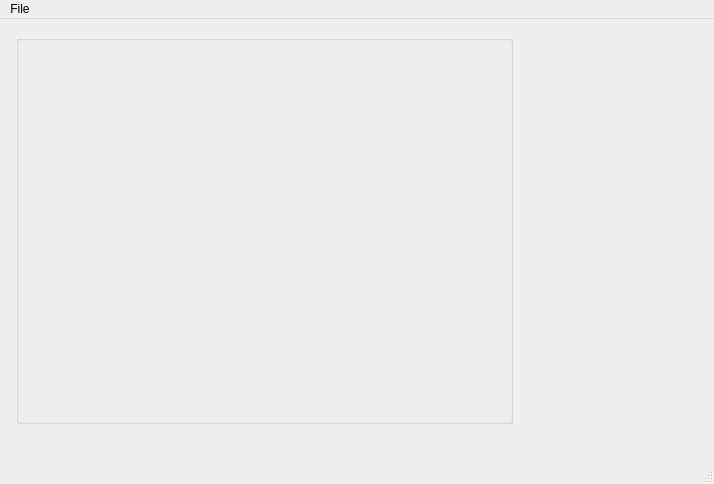
<?xml version="1.0" encoding="UTF-8"?>
<ui version="4.0">
 <class>MainWindow</class>
 <widget class="QMainWindow" name="MainWindow">
  <property name="geometry">
   <rect>
    <x>0</x>
    <y>0</y>
    <width>714</width>
    <height>484</height>
   </rect>
  </property>
  <property name="windowTitle">
   <string>MainWindow</string>
  </property>
  <widget class="QWidget" name="centralwidget">
   <widget class="Knob" name="knob">
    <property name="geometry">
     <rect>
      <x>560</x>
      <y>100</y>
      <width>60</width>
      <height>60</height>
     </rect>
    </property>
    <property name="variable" stdset="0">
     <string>$(P):AO:SC:CH0:POS</string>
    </property>
    <property name="variableSubstitutions" stdset="0">
     <string>P=ESA:SC02</string>
    </property>
    <property name="subscribe">
     <bool>true</bool>
    </property>
    <property name="knobStyle">
     <enum>Knob::Sunken</enum>
    </property>
    <property name="borderWidth">
     <number>3</number>
    </property>
    <property name="haveScale">
     <bool>false</bool>
    </property>
    <property name="minValue" stdset="0">
     <double>-4.000000000000000</double>
    </property>
    <property name="maxValue" stdset="0">
     <double>4.000000000000000</double>
    </property>
    <property name="valueIncrement" stdset="0">
     <double>0.100000000000000</double>
    </property>
   </widget>
   <widget class="XYGraph" name="xygraph">
    <property name="geometry">
     <rect>
      <x>60</x>
      <y>60</y>
      <width>400</width>
      <height>300</height>
     </rect>
    </property>
    <property name="frameShadow">
     <enum>QFrame::Plain</enum>
    </property>
    <property name="lineWidth">
     <number>0</number>
    </property>
    <property name="variable1" stdset="0">
     <string>$(P):WF:CH0:TRACE</string>
    </property>
    <property name="variable2" stdset="0">
     <string>$(P):WF:CH1:TRACE</string>
    </property>
    <property name="variable3" stdset="0">
     <string>$(P):WF:CH2:TRACE</string>
    </property>
    <property name="variable4" stdset="0">
     <string>$(P):WF:CH3:TRACE</string>
    </property>
    <property name="variableSubstitutions" stdset="0">
     <string>P=ESA:SC02</string>
    </property>
    <property name="traceColor1">
     <color>
      <red>255</red>
      <green>184</green>
      <blue>17</blue>
     </color>
    </property>
    <property name="traceColor2">
     <color>
      <red>165</red>
      <green>219</green>
      <blue>255</blue>
     </color>
    </property>
    <property name="traceColor3">
     <color>
      <red>255</red>
      <green>85</green>
      <blue>255</blue>
     </color>
    </property>
    <property name="traceColor4">
     <color>
      <red>0</red>
      <green>255</green>
      <blue>0</blue>
     </color>
    </property>
    <property name="autoScaleX">
     <bool>false</bool>
    </property>
    <property name="xMax">
     <double>500.000000000000000</double>
    </property>
    <property name="axisEnableX">
     <bool>false</bool>
    </property>
    <property name="gridEnableMajorX" stdset="0">
     <bool>true</bool>
    </property>
    <property name="gridNTicksMajorX" stdset="0">
     <number>10</number>
    </property>
    <property name="autoScaleY">
     <bool>false</bool>
    </property>
    <property name="yMin">
     <double>-4.000000000000000</double>
    </property>
    <property name="yMax">
     <double>4.000000000000000</double>
    </property>
    <property name="axisEnableY">
     <bool>false</bool>
    </property>
    <property name="gridEnableMajorY" stdset="0">
     <bool>true</bool>
    </property>
    <property name="gridNTicksMajorY" stdset="0">
     <number>8</number>
    </property>
    <property name="gridMajorColor" stdset="0">
     <color>
      <red>116</red>
      <green>116</green>
      <blue>173</blue>
     </color>
    </property>
    <property name="backgroundColor">
     <color>
      <red>62</red>
      <green>62</green>
      <blue>86</blue>
     </color>
    </property>
   </widget>
   <widget class="QGroupBox" name="scopeArea">
    <property name="geometry">
     <rect>
      <x>16</x>
      <y>16</y>
      <width>497</width>
      <height>389</height>
     </rect>
    </property>
    <property name="title">
     <string/>
    </property>
   </widget>
   <widget class="Knob" name="knob_3">
    <property name="geometry">
     <rect>
      <x>560</x>
      <y>240</y>
      <width>60</width>
      <height>60</height>
     </rect>
    </property>
    <property name="variable" stdset="0">
     <string>$(P):AO:SC:CH2:POS</string>
    </property>
    <property name="variableSubstitutions" stdset="0">
     <string>P=ESA:SC02</string>
    </property>
    <property name="subscribe">
     <bool>true</bool>
    </property>
    <property name="knobStyle">
     <enum>Knob::Sunken</enum>
    </property>
    <property name="borderWidth">
     <number>3</number>
    </property>
    <property name="haveScale">
     <bool>false</bool>
    </property>
    <property name="minValue" stdset="0">
     <double>-4.000000000000000</double>
    </property>
    <property name="maxValue" stdset="0">
     <double>4.000000000000000</double>
    </property>
   </widget>
   <widget class="Knob" name="knob_2">
    <property name="geometry">
     <rect>
      <x>560</x>
      <y>168</y>
      <width>60</width>
      <height>60</height>
     </rect>
    </property>
    <property name="variable" stdset="0">
     <string>$(P):AO:SC:CH1:POS</string>
    </property>
    <property name="variableSubstitutions" stdset="0">
     <string>P=ESA:SC02</string>
    </property>
    <property name="subscribe">
     <bool>true</bool>
    </property>
    <property name="knobStyle">
     <enum>Knob::Sunken</enum>
    </property>
    <property name="borderWidth">
     <number>3</number>
    </property>
    <property name="haveScale">
     <bool>false</bool>
    </property>
    <property name="minValue" stdset="0">
     <double>-4.000000000000000</double>
    </property>
    <property name="maxValue" stdset="0">
     <double>4.000000000000000</double>
    </property>
    <property name="valueIncrement" stdset="0">
     <double>0.100000000000000</double>
    </property>
   </widget>
   <zorder>scopeArea</zorder>
   <zorder>knob</zorder>
   <zorder>xygraph</zorder>
   <zorder>knob_3</zorder>
   <zorder>knob_2</zorder>
  </widget>
  <widget class="QMenuBar" name="menubar">
   <property name="geometry">
    <rect>
     <x>0</x>
     <y>0</y>
     <width>714</width>
     <height>20</height>
    </rect>
   </property>
   <widget class="QMenu" name="menuFile">
    <property name="title">
     <string>File</string>
    </property>
    <addaction name="actionQuit"/>
   </widget>
   <addaction name="menuFile"/>
  </widget>
  <widget class="QStatusBar" name="statusbar"/>
  <action name="actionQuit">
   <property name="text">
    <string>quit</string>
   </property>
  </action>
 </widget>
 <customwidgets>
  <customwidget>
   <class>Knob</class>
   <extends>QWidget</extends>
   <header>knob.h</header>
  </customwidget>
  <customwidget>
   <class>XYGraph</class>
   <extends>QFrame</extends>
   <header>xygraph.h</header>
  </customwidget>
 </customwidgets>
 <resources/>
 <connections/>
</ui>
